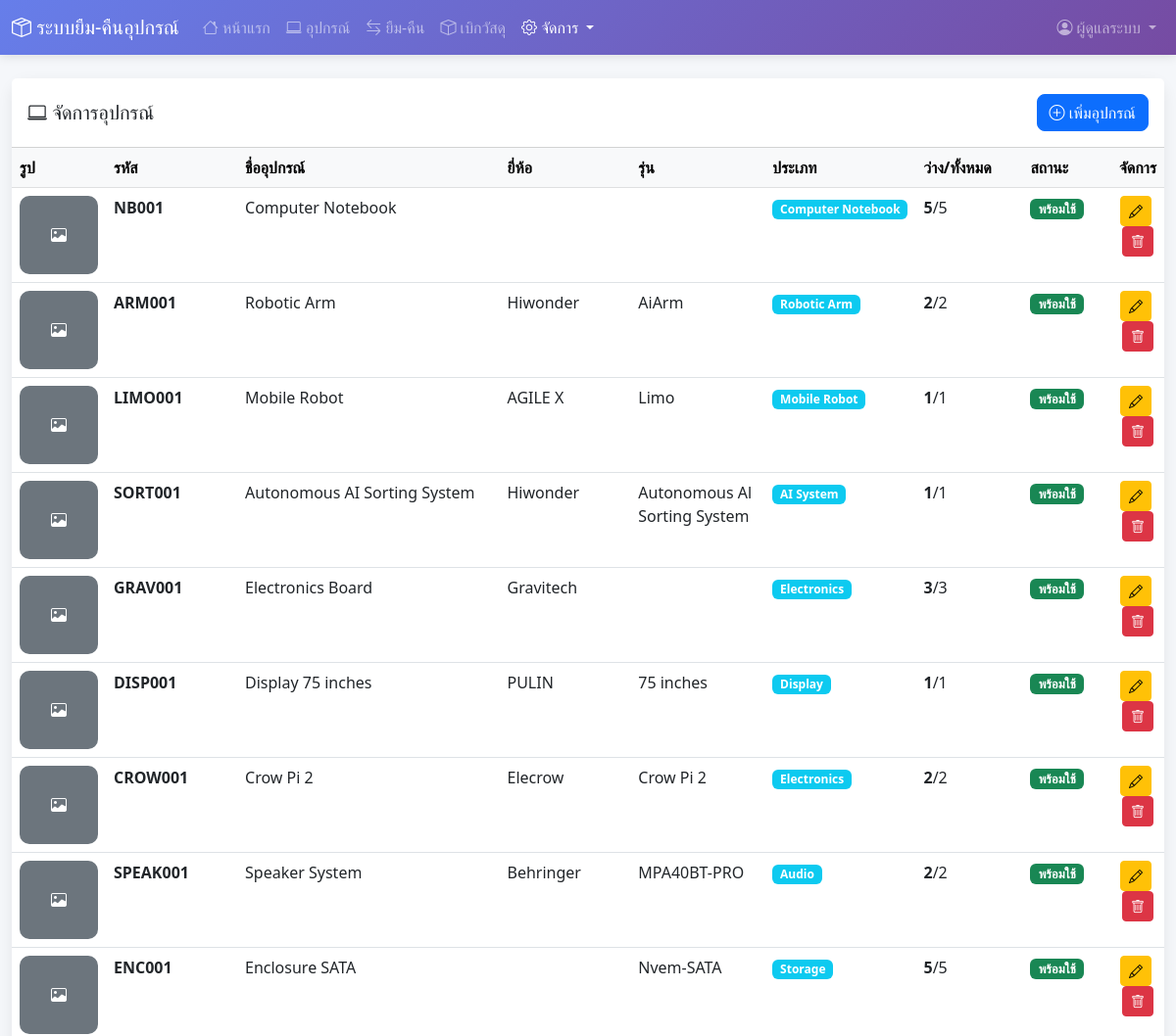
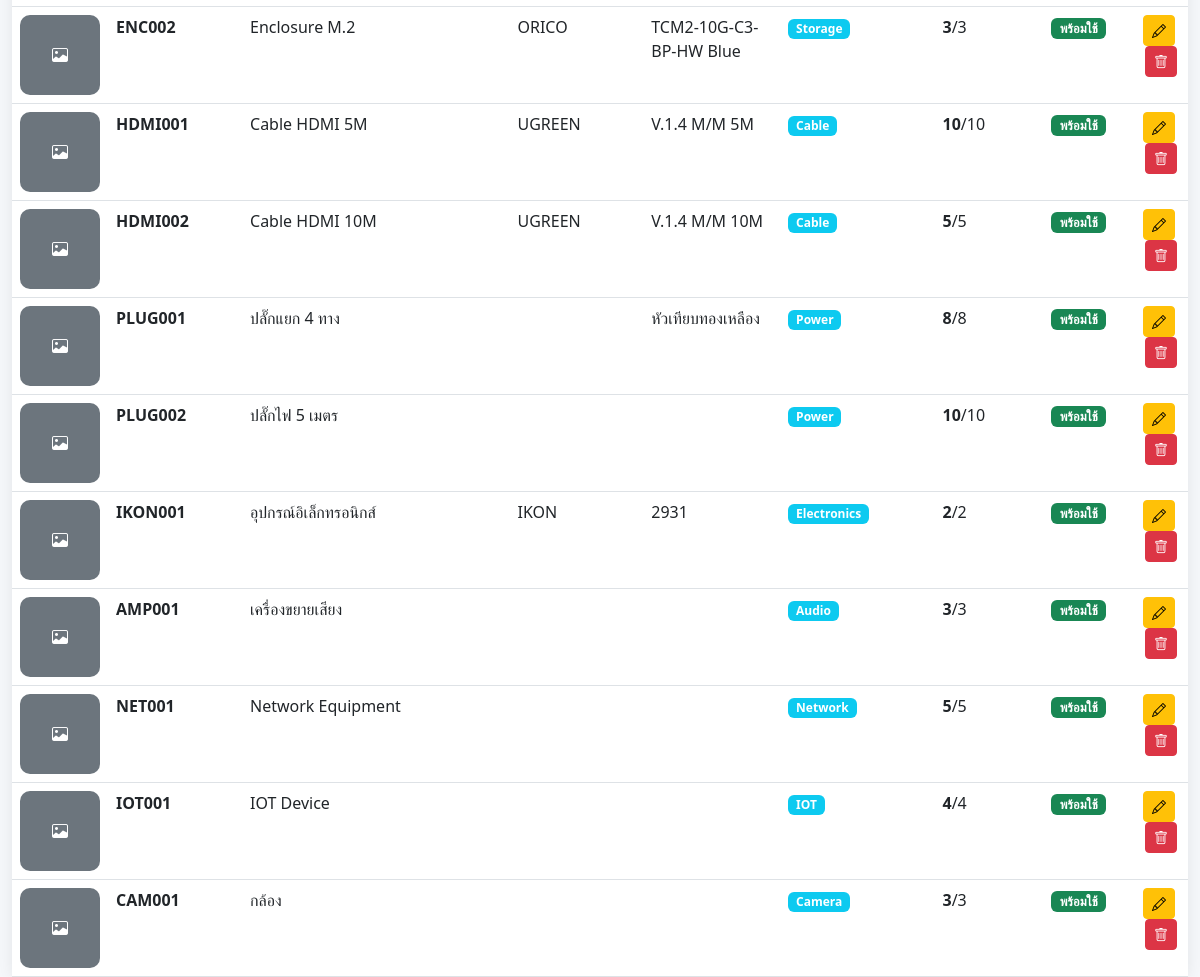
/manage_equipments.php (signed in), run on the app's committed database (2 pictures, top to bottom).
### tables this page shows
CREATE TABLE equipments (
    equipment_id INT PRIMARY KEY AUTO_INCREMENT,
    equipment_code VARCHAR(50) UNIQUE NOT NULL,
    equipment_name VARCHAR(200) NOT NULL,
    type_id INT,
    brand VARCHAR(100),
    model VARCHAR(100),
    quantity INT DEFAULT 1,
    available_quantity INT DEFAULT 1,
    status ENUM('available', 'borrowed', 'maintenance', 'damaged') DEFAULT 'available',
    description TEXT,
    image_url VARCHAR(255),
    created_at TIMESTAMP DEFAULT CURRENT_TIMESTAMP,
    updated_at TIMESTAMP DEFAULT CURRENT_TIMESTAMP ON UPDATE CURRENT_TIMESTAMP,
    FOREIGN KEY (type_id) REFERENCES equipment_types(type_id)
);

CREATE TABLE equipment_types (
    type_id INT PRIMARY KEY AUTO_INCREMENT,
    type_name VARCHAR(100) NOT NULL,
    description TEXT,
    created_at TIMESTAMP DEFAULT CURRENT_TIMESTAMP
);

### manage_equipments.php (the view, shortened to what this page needs)
<?php
require_once 'config.php';
$check_column = $conn->query("SHOW COLUMNS FROM equipments LIKE 'image_url'");
$has_image_column = $check_column->num_rows > 0;
$select_fields = $has_image_column ? "e.*, et.type_name" : "e.equipment_id, e.equipment_code, e.equipment_name, e.type_id, e.brand, e.model, e.quantity, e.available_quantity, e.status, e.description, et.type_name";
$equipments_query = "SELECT $select_fields FROM equipments e
                    LEFT JOIN equipment_types et ON e.type_id = et.type_id
                    ORDER BY e.created_at DESC";
$equipments = $conn->query($equipments_query);
?>
<!DOCTYPE html>
<html lang="th">
<head>
    <link href="https://cdn.jsdelivr.net/npm/bootstrap@5.3.0/dist/css/bootstrap.min.css" rel="stylesheet">
    <link rel="stylesheet" href="https://cdn.jsdelivr.net/npm/bootstrap-icons@1.10.0/font/bootstrap-icons.css">
</head>
<body>
    <nav class="navbar navbar-expand-lg navbar-dark">
        <div class="container-fluid">
            <a class="navbar-brand" href="index.php">
                <i class="bi bi-box-seam"></i> ระบบยืม-คืนอุปกรณ์
            </a>
            <div class="collapse navbar-collapse" id="navbarNav">
                <ul class="navbar-nav me-auto">
                    <li class="nav-item">
                        <a class="nav-link" href="index.php">
                            <i class="bi bi-house"></i> หน้าแรก
                        </a>
                    </li>
                    <li class="nav-item">
                        <a class="nav-link" href="equipments.php">
                            <i class="bi bi-laptop"></i> อุปกรณ์
                        </a>
                    </li>
                    <li class="nav-item">
                        <a class="nav-link" href="borrowing.php">
                            <i class="bi bi-arrow-left-right"></i> ยืม-คืน
                        </a>
                    </li>
                    <li class="nav-item">
                        <a class="nav-link" href="materials.php">
                            <i class="bi bi-box"></i> เบิกวัสดุ
                        </a>
                    </li>
                    <li class="nav-item dropdown">
                        <a class="nav-link dropdown-toggle active" href="#" role="button" data-bs-toggle="dropdown">
                            <i class="bi bi-gear"></i> จัดการ
                        </a>
                    </li>
                </ul>
                <ul class="navbar-nav">
                    <li class="nav-item dropdown">
                        <a class="nav-link dropdown-toggle" href="#" role="button" data-bs-toggle="dropdown">
                            <i class="bi bi-person-circle"></i> <?php echo htmlspecialchars($_SESSION['full_name']); ?>
                        </a>
                    </li>
                </ul>
            </div>
        </div>
    </nav>
    <div class="container-fluid mt-4">
        <div class="card">
            <div class="card-header bg-white py-3">
                <div class="row align-items-center">
                    <div class="col">
                        <h5 class="mb-0"><i class="bi bi-laptop"></i> จัดการอุปกรณ์</h5>
                    </div>
                    <div class="col-auto">
                        <button class="btn btn-primary btn-action" data-bs-toggle="modal" data-bs-target="#equipmentModal" onclick="resetForm()">
                            <i class="bi bi-plus-circle"></i> เพิ่มอุปกรณ์
                        </button>
                    </div>
                </div>
            </div>
            <div class="card-body p-0">
                <div class="table-responsive">
                    <table class="table table-hover mb-0">
                        <thead class="table-light">
                            <tr>
                                <th width="8%">รูป</th>
                                <th width="12%">รหัส</th>
                                <th width="25%">ชื่ออุปกรณ์</th>
                                <th width="12%">ยี่ห้อ</th>
                                <th width="12%">รุ่น</th>
                                <th width="10%">ประเภท</th>
                                <th width="10%">ว่าง/ทั้งหมด</th>
                                <th width="8%">สถานะ</th>
                                <th width="8%" class="text-center">จัดการ</th>
                            </tr>
                        </thead>
                        <tbody>
                            <?php
                            if ($equipments && $equipments->num_rows > 0):
                                while($eq = $equipments->fetch_assoc()):
                            ?>
                            <tr>
                                <td>
                                    <?php
                                    $image_url = ($has_image_column && isset($eq['image_url']) && !empty($eq['image_url']) && file_exists($eq['image_url']))
                                               ? $eq['image_url'] : null;
                                    if ($image_url): ?>
                                        <img src="<?php echo htmlspecialchars($image_url); ?>"
                                             class="equipment-image-preview"
                                             alt="<?php echo htmlspecialchars($eq['equipment_name']); ?>"
                                             onerror="this.style.display='none'; this.nextElementSibling.style.display='flex';">
                                        <div class="equipment-image-preview bg-secondary d-flex align-items-center justify-content-center text-white d-none">
                                            <i class="bi bi-image"></i>
                                        </div>
                                    <?php else: ?>
                                        <div class="equipment-image-preview bg-secondary d-flex align-items-center justify-content-center text-white">
                                            <i class="bi bi-image"></i>
                                        </div>
                                    <?php endif; ?>
                                </td>
                                <td><strong><?php echo htmlspecialchars($eq['equipment_code']); ?></strong></td>
                                <td><?php echo htmlspecialchars($eq['equipment_name']); ?></td>
                                <td><?php echo htmlspecialchars($eq['brand'] ?? ''); ?></td>
                                <td><?php echo htmlspecialchars($eq['model'] ?? ''); ?></td>
                                <td><span class="badge bg-info"><?php echo htmlspecialchars($eq['type_name'] ?? 'ไม่ระบุ'); ?></span></td>
                                <td>
                                    <strong><?php echo $eq['available_quantity']; ?></strong>/<?php echo $eq['quantity']; ?>
                                </td>
                                <td>
                                    <?php
                                    $status_colors = [
                                        'available' => 'success',
                                        'borrowed' => 'warning',
                                        'maintenance' => 'secondary',
                                        'damaged' => 'danger'
                                    ];
                                    $status_text = [
                                        'available' => 'พร้อมใช้',
                                        'borrowed' => 'ถูกยืม',
                                        'maintenance' => 'ซ่อมบำรุง',
                                        'damaged' => 'ชำรุด'
                                    ];
                                    $status_key = $eq['status'] ?? 'available';
                                    $color = $status_colors[$status_key] ?? 'secondary';
                                    $text = $status_text[$status_key] ?? 'ไม่ทราบ';
                                    ?>
                                    <span class="badge bg-<?php echo $color; ?> status-badge"><?php echo $text; ?></span>
                                </td>
                                <td class="text-center">
                                    <button class="btn btn-warning btn-sm me-1" onclick='editEquipment(<?php echo json_encode($eq); ?>)' title="แก้ไข">
                                        <i class="bi bi-pencil"></i>
                                    </button>
                                    <form method="POST" style="display: inline;">
                                        <button type="submit" name="delete_equipment" class="btn btn-danger btn-sm"
                                                onclick="return confirm('ยืนยันการลบอุปกรณ์? ข้อมูลจะไม่สามารถกู้คืนได้')" title="ลบ">
                                            <i class="bi bi-trash"></i>
                                        </button>
                                    </form>
                                </td>
                            </tr>
                            <?php
                                endwhile;
                            endif; ?>
                        </tbody>
                    </table>
                </div>
            </div>
        </div>
    </div>
</body>
</html>

### manage_equipments.php (style rules this page uses)
body { background: #f5f7fa; font-family: 'Segoe UI', Tahoma, Geneva, Verdana, sans-serif; }
.navbar { background: linear-gradient(135deg, #667eea 0%, #764ba2 100%); box-shadow: 0 2px 10px rgba(0,0,0,0.1); }
.card { border: none; border-radius: 15px; box-shadow: 0 5px 15px rgba(0,0,0,0.08); }
.equipment-image-preview { width: 80px; height: 80px; object-fit: cover; border-radius: 10px; }
.btn-action { border-radius: 8px; font-weight: 500; }
.status-badge { font-size: 0.8em; }

### data on the page
equipments: equipment_code "NB001", equipment_name "Computer Notebook", type.type_name "Computer Notebook", available_quantity "5", quantity "5", status "พร้อมใช้"
equipments: equipment_code "ARM001", equipment_name "Robotic Arm", brand "Hiwonder", model "AiArm", type.type_name "Robotic Arm", available_quantity "2", quantity "2", status "พร้อมใช้"
equipments: equipment_code "LIMO001", equipment_name "Mobile Robot", brand "AGILE X", model "Limo", type.type_name "Mobile Robot", available_quantity "1", quantity "1", status "พร้อมใช้"
equipments: equipment_code "SORT001", equipment_name "Autonomous AI Sorting System", brand "Hiwonder", model "Autonomous Al Sorting System", type.type_name "AI System", available_quantity "1", quantity "1", status "พร้อมใช้"
equipments: equipment_code "GRAV001", equipment_name "Electronics Board", brand "Gravitech", type.type_name "Electronics", available_quantity "3", quantity "3", status "พร้อมใช้"
equipments: equipment_code "DISP001", equipment_name "Display 75 inches", brand "PULIN", model "75 inches", type.type_name "Display", available_quantity "1", quantity "1", status "พร้อมใช้"
equipments: equipment_code "CROW001", equipment_name "Crow Pi 2", brand "Elecrow", model "Crow Pi 2", type.type_name "Electronics", available_quantity "2", quantity "2", status "พร้อมใช้"
equipments: equipment_code "SPEAK001", equipment_name "Speaker System", brand "Behringer", model "MPA40BT-PRO", type.type_name "Audio", available_quantity "2", quantity "2", status "พร้อมใช้"
equipments: equipment_code "ENC001", equipment_name "Enclosure SATA", model "Nvem-SATA", type.type_name "Storage", available_quantity "5", quantity "5", status "พร้อมใช้"
equipments: equipment_code "ENC002", equipment_name "Enclosure M.2", brand "ORICO", model "TCM2-10G-C3-BP-HW Blue", type.type_name "Storage", available_quantity "3", quantity "3", status "พร้อมใช้"
equipments: equipment_code "HDMI001", equipment_name "Cable HDMI 5M", brand "UGREEN", model "V.1.4 M/M 5M", type.type_name "Cable", available_quantity "10", quantity "10", status "พร้อมใช้"
equipments: equipment_code "HDMI002", equipment_name "Cable HDMI 10M", brand "UGREEN", model "V.1.4 M/M 10M", type.type_name "Cable", available_quantity "5", quantity "5", status "พร้อมใช้"
equipments: equipment_code "PLUG001", equipment_name "ปลั๊กแยก 4 ทาง", model "หัวเทียบทองเหลือง", type.type_name "Power", available_quantity "8", quantity "8", status "พร้อมใช้"
equipments: equipment_code "PLUG002", equipment_name "ปลั๊กไฟ 5 เมตร", type.type_name "Power", available_quantity "10", quantity "10", status "พร้อมใช้"
equipments: equipment_code "IKON001", equipment_name "อุปกรณ์อิเล็กทรอนิกส์", brand "IKON", model "2931", type.type_name "Electronics", available_quantity "2", quantity "2", status "พร้อมใช้"
equipments: equipment_code "AMP001", equipment_name "เครื่องขยายเสียง", type.type_name "Audio", available_quantity "3", quantity "3", status "พร้อมใช้"
equipments: equipment_code "NET001", equipment_name "Network Equipment", type.type_name "Network", available_quantity "5", quantity "5", status "พร้อมใช้"
equipments: equipment_code "IOT001", equipment_name "IOT Device", type.type_name "IOT", available_quantity "4", quantity "4", status "พร้อมใช้"
equipments: equipment_code "CAM001", equipment_name "กล้อง", type.type_name "Camera", available_quantity "3", quantity "3", status "พร้อมใช้"

### other printed values
$_SESSION['full_name'] "ผู้ดูแลระบบ"
